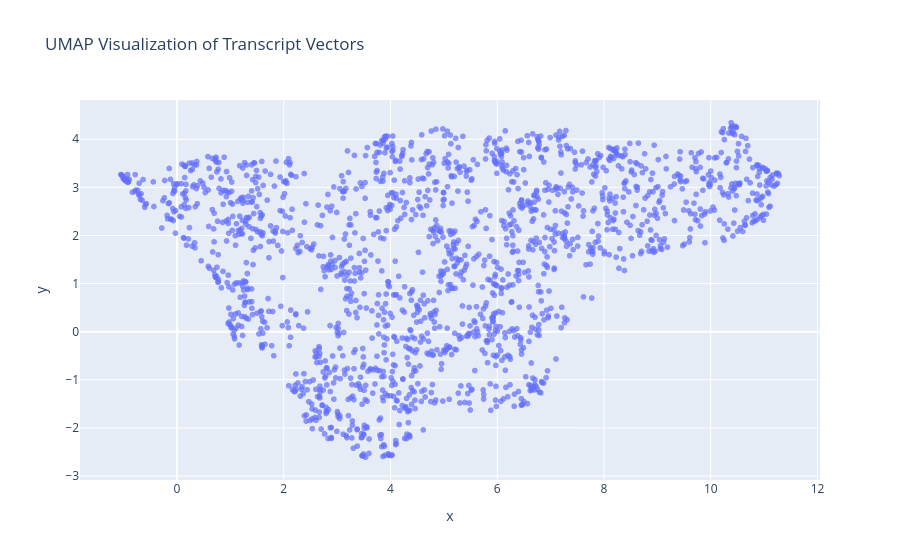

Notebook code for this chart:
### Code cell
fig = px.scatter(
    df_umap,
    x="x",
    y="y",
    hover_data=["transcript_index", "summary"],
    title="UMAP Visualization of Transcript Vectors"
)
fig.update_traces(marker=dict(size=6, opacity=0.7))
fig.show()

### Figure 1 — Plotly figure (JSON) as saved in the notebook; plotly's stock layout.template omitted (floating-point values rounded to 4 significant figures; data arrays with more than 128 entries replaced by an {"elided": "..."} marker saying what was removed)
{"data": [{"customdata": {"elided": "1769x2 mixed values"}, "hovertemplate": "x=%{x}<br>y=%{y}<br>transcript_index=%{customdata[0]}<br>summary=%{customdata[1]}<extra></extra>", "legendgroup": "", "marker": {"color": "#636efa", "opacity": 0.7, "size": 6, "symbol": "circle"}, "mode": "markers", "name": "", "showlegend": false, "type": "scattergl", "x": {"elided": "1769 float values"}, "xaxis": "x", "y": {"elided": "1769 float values"}, "yaxis": "y"}], "layout": {"legend": {"tracegroupgap": 0}, "title": {"text": "UMAP Visualization of Transcript Vectors"}, "xaxis": {"anchor": "y", "domain": [0, 1], "title": {"text": "x"}}, "yaxis": {"anchor": "x", "domain": [0, 1], "title": {"text": "y"}}}}
